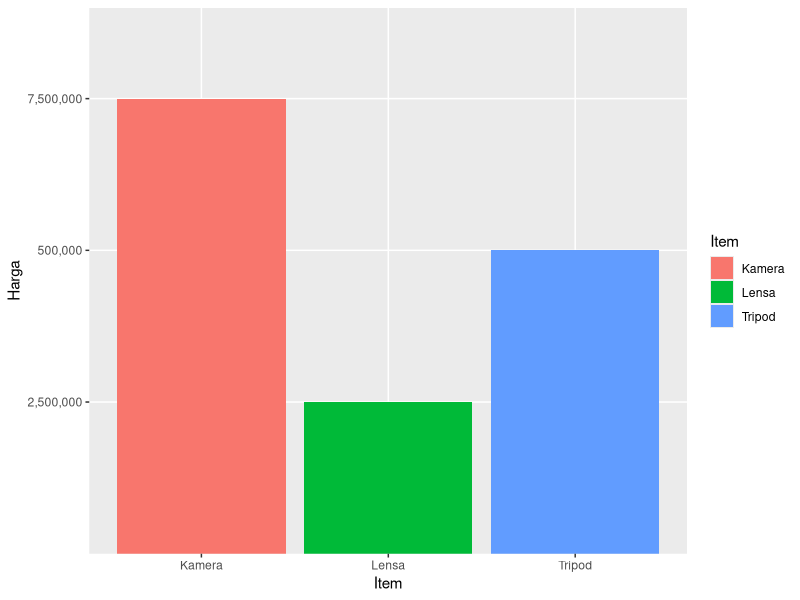
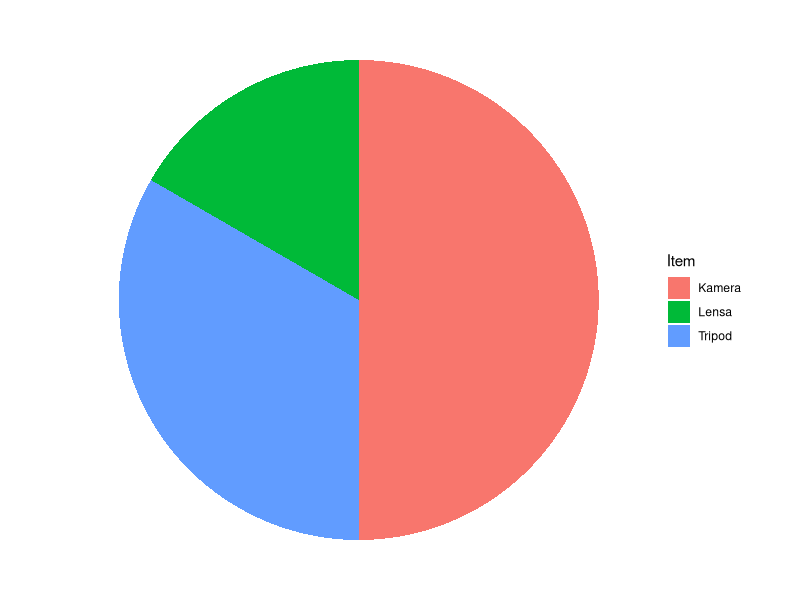

Source code (R) for these figures, in order:
## ---- chunk 1
library(readxl)
library(ggplot2)
library(dplyr)
library(scales)
## ---- chunk 2
table <- read_xlsx("budget.xlsx")

table %>% 
ggplot(aes(x = Item, y = scales::comma(Harga), fill = Item)) +
  geom_col()+
  ylab("Harga")

## ---- chunk 3
table %>% 
  ggplot(aes(x = "", y = scales::comma(Harga), fill = Item)) +
  geom_col() +
  coord_polar("y", start = 0)+
  theme_void()
  
